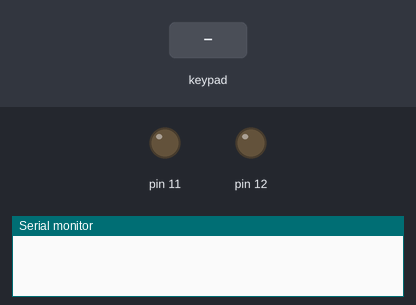
Recording of a sketch running on a simulated Arduino Uno, built with avr-gcc and run on an emulated ATmega328P. Shown: output pins drawn as LEDs (lit = HIGH), the last lines printed to the serial monitor. The inputs (shaded band) are chosen by the test bench.

Above: at 1.2 s.
1.3 s: keypad keys 1 2 4 5 * pressed 0.4 s apart
At 3.4 s:
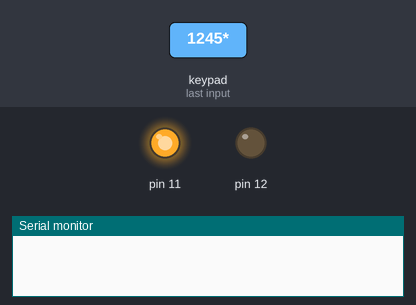
5.0 s: key '*' pressed
At 5.5 s:
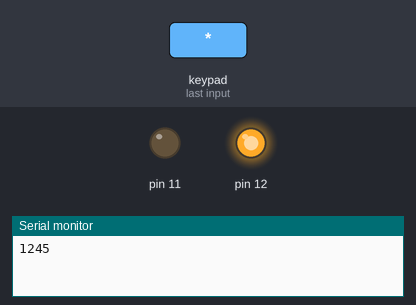
Timing chart, 0 to 8.0 s (numbered marks = the images above; inputs shaded):
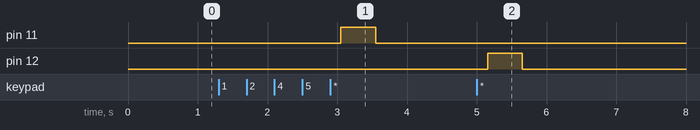

Measured:
- after the input at 1.3 s, pin 11: LOW → HIGH after 1.8 s, → LOW 0.50 s later
- after the input at 5.0 s, pin 12: LOW → HIGH after 0.15 s, → LOW 0.50 s later

The sketch:

keypadPassword.ino
```cpp
#include <Keypad.h>

#define maxBufferSize 5

const byte ROWS = 4;
const byte COLS = 3;

char hexaKeys[ROWS][COLS] = {
  {'1', '2', '3'},
  {'4', '5', '6'},
  {'7', '8', '9'},
  {'*', '0', '#'}
};

String correctPassword = "1245";

byte rowPins[ROWS] = {9, 8, 7, 6};
byte colPins[COLS] = {5, 4, 3};

char keyBuffer[maxBufferSize + 1];
char keyBufferIndex = 0;

Keypad mehradKeypad(makeKeymap(hexaKeys), rowPins, colPins, ROWS, COLS);

void setup() {
  Serial.begin(9600);
  pinMode(12, OUTPUT);
  pinMode(11, OUTPUT);
  mehradKeypad.addEventListener(mehradKeypadEvent);
  keyBuffer[maxBufferSize] = '\0';
}

void loop() {
  char mehardClick = mehradKeypad.getKey();
}

void mehradKeypadEvent(KeypadEvent key){
  switch(mehradKeypad.getState()){
    case PRESSED:
      break;
    case RELEASED:
      if(key != '*'){
        keyBuffer[keyBufferIndex] = key;
        keyBufferIndex++;
        if(keyBufferIndex > maxBufferSize){
          resetBuffer();
          digitalWrite(12, HIGH);
          delay(500);
          digitalWrite(12, LOW);
        }
      }else{
        if((String)keyBuffer == correctPassword){
          digitalWrite(11 , HIGH);
          delay(500);
          digitalWrite(11, LOW);
        }else{
          digitalWrite(12, HIGH);
          delay(500);
          digitalWrite(12, LOW);
        }
        Serial.println(keyBuffer);
        resetBuffer();
      }
      break;
    case HOLD:
      break;
  }
}

void resetBuffer(){
  keyBufferIndex = 0;
  for(int i = 0; i < maxBufferSize; i++){
    keyBuffer[i] = '\0';
  }
}
```
